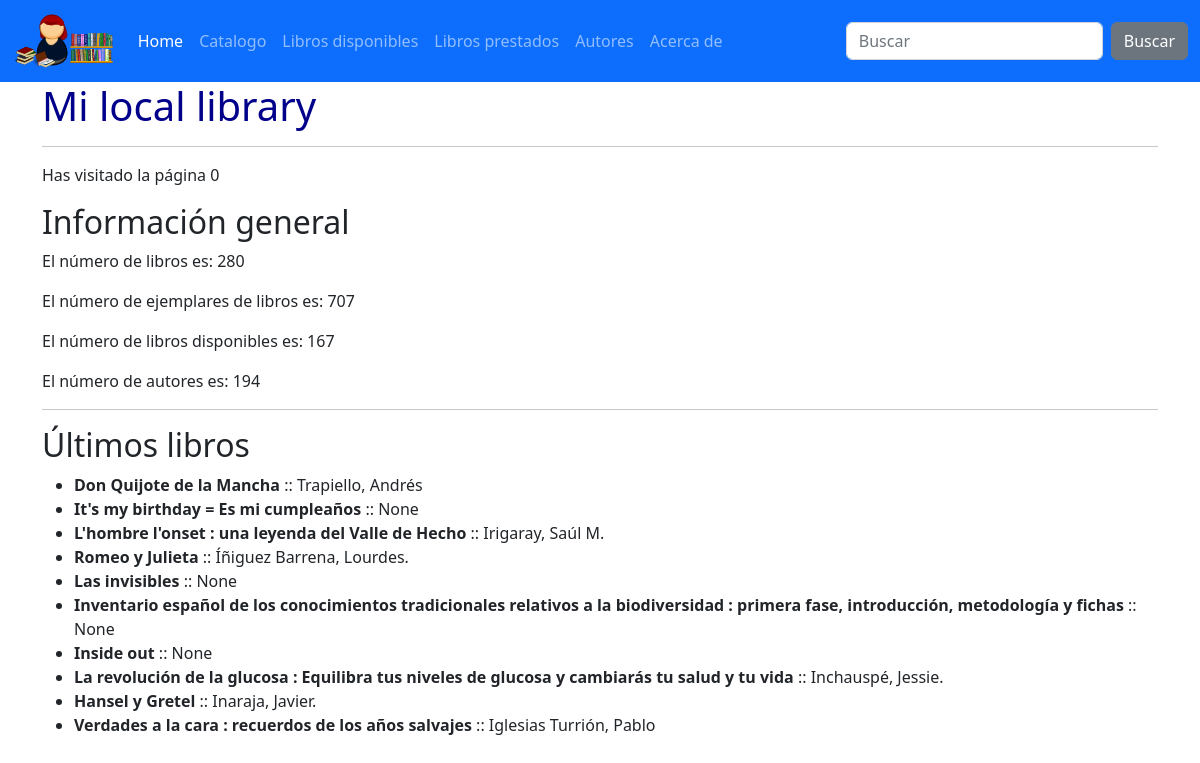
Screenshot of /catalogo/ with the database file from the repository.
### catalog/models.py (models this page shows, shortened)
class Book(models.Model):
    title = models.CharField(max_length=200)
    author = models.ForeignKey('Author',
        on_delete=models.SET_NULL, # que pasa si borramos el autor?
        null=True)  # puede ser nulo?
    summary = models.TextField(
        max_length=1000,
        help_text='Enter a brief description of the book',
        blank=True)
    isbn = models.CharField(
        'ISBN',
        max_length=13,
        help_text='13 Character <a href="https://www.isbn-international.org/content/what-isbn">ISBN number</a>')
    genre = models.ManyToManyField('Genre',
        help_text='Select a genre for this book')
    language = models.ForeignKey('Language', on_delete=models.SET_NULL, null=True)
    def display_genre(self):
        """Create a string for the Genre. This is required to display genre in Admin."""
        return ', '.join(genre.name for genre in self.genre.all()[:3])
    display_genre.short_description = 'Genre'

class Author(models.Model):
    first_name = models.CharField(max_length=100)
    last_name = models.CharField(max_length=100)
    date_of_birth = models.DateField(null=True, blank=True)
    date_of_death = models.DateField('Died', null=True, blank=True)
    class Meta:
        ordering = ['last_name', 'first_name']
    def __str__(self):
        return f'{self.last_name}, {self.first_name}'

### catalog/views.py (the view)
# urls.py: path('', index, name='index'),
def index(request):
    num_books = Book.objects.all().count()
    num_instances = BookInstance.objects.all().count()
    num_instances_available = BookInstance.objects.filter(status='a').count()
    num_authors = Author.objects.count()
    num_visits = request.session.get('num_visits', 0)
    request.session['num_visits'] = num_visits+1
    ultimos = Book.objects.all().order_by('-id')[:10]
    return render(
        request,
        'index.html',
        context={
            'num_books':num_books,
            'num_instances':num_instances,
            'num_instances_available':num_instances_available,
            'num_authors':num_authors,
            'num_visits':num_visits,
            'ultimos':ultimos},
    )

### catalog/templates/index.html (shortened to what this page needs)
{% extends "base.html" %}
{% block content %}
    <h1>Mi local library</h1>
    <hr>
    <p>Has visitado la página {{ num_visits }}</p>
<h2>Información general</h2>
<p>El número de libros es: {{ num_books }}</p>
<p>El número de ejemplares de libros es: {{ num_instances }}</p>
<p>El número de libros disponibles es: {{ num_instances_available }}</p>
<p>El número de autores es: {{ num_authors }}</p>
<hr>
<h2>Últimos libros</h2>
<ul>
{% for book in ultimos %}
  <li><strong>{{ book.title }}</strong> :: {{book.author}}</li>
{% endfor %}
</ul>
{% endblock %}

### catalog/static/css/custom_styles.css (style rules this page uses)
h1 { color: darkblue; }

### rows the page displays
Book: title "Don Quijote de la Mancha", author "Trapiello, Andrés"
Book: title "It's my birthday = Es mi cumpleaños", author "None"
Book: title "L'hombre l'onset : una leyenda del Valle de Hecho", author "Irigaray, Saúl M."
Book: title "Romeo y Julieta", author "Íñiguez Barrena, Lourdes."
Book: title "Las invisibles", author "None"
Book: title "Inventario español de los conocimientos tradicionales relativos a la biodiversidad : primera fase, introducción, metodología y fichas", author "None"
Book: title "Inside out", author "None"
Book: title "La revolución de la glucosa : Equilibra tus niveles de glucosa y cambiarás tu salud y tu vida", author "Inchauspé, Jessie."
Book: title "Hansel y Gretel", author "Inaraja, Javier."
Book: title "Verdades a la cara : recuerdos de los años salvajes", author "Iglesias Turrión, Pablo"

### other values shown
{{ num_visits }} "0"
{{ num_books }} "280"
{{ num_instances }} "707"
{{ num_instances_available }} "167"
{{ num_authors }} "194"
